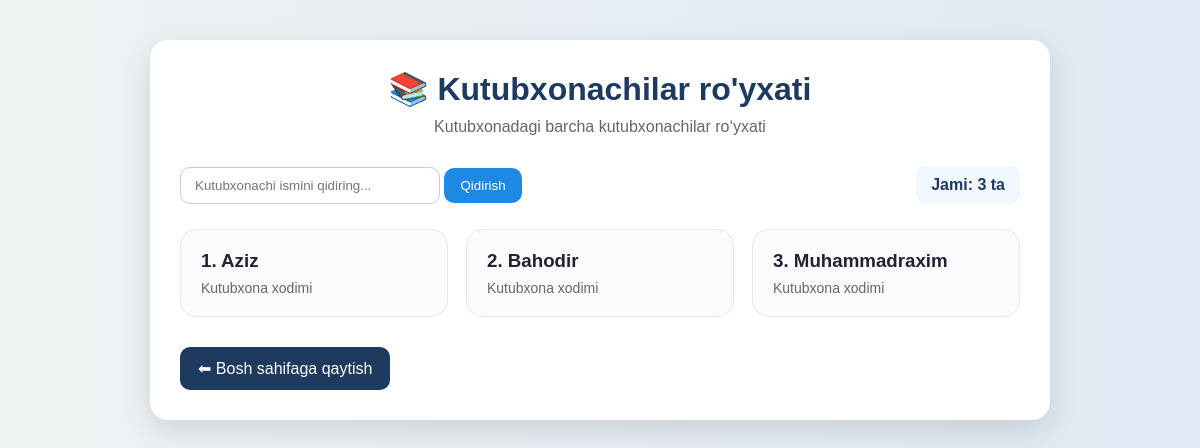
Before: /kutubxonachilar/ with the older database file.
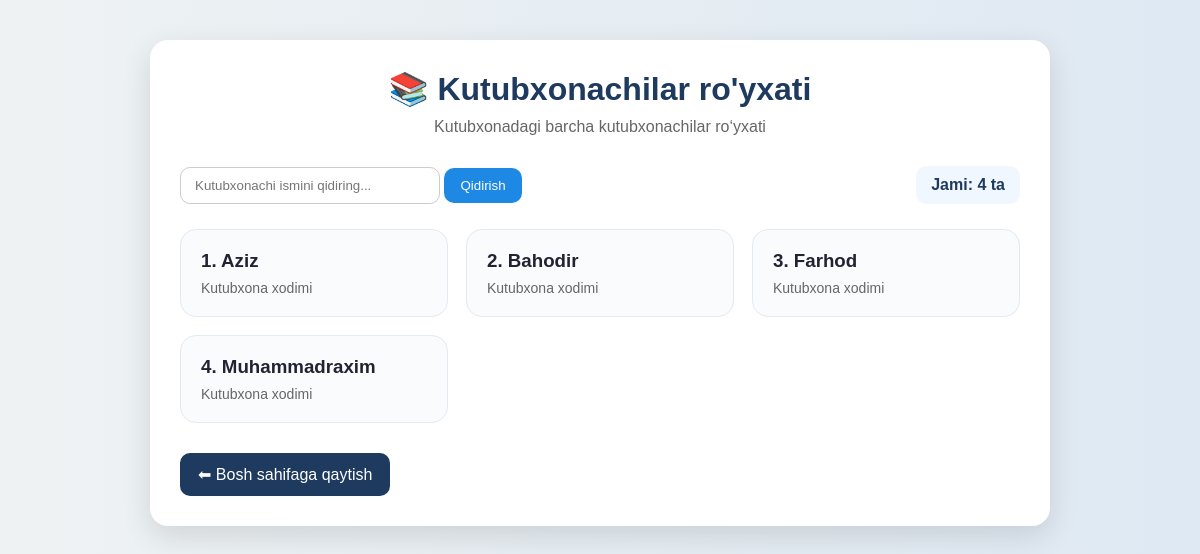
After: the same page with the newer database file.
### main/models.py (models this page shows, shortened)
class Kutubxonachi(models.Model):
    ism = models.CharField(max_length=200)
    ish_vaqti = models.CharField(max_length=50)

### main/views.py (the view)
# urls.py: path('kutubxonachilar/', kutubxonachilar_view, name='kutubxonachilar'),
def kutubxonachilar_view(request):
    q = request.GET.get('q', '')
    kutubxonachilar = Kutubxonachi.objects.filter(ism__icontains=q).order_by('ism')
    return render(request, 'kutubxonachilar.html', {
        'kutubxonachilar': kutubxonachilar,
        'q': q
    })

### templates/kutubxonachilar.html (shortened to what this page needs)
<!DOCTYPE html>
<html lang="uz">
<head>
</head>
<body>
    <div class="container">
        <h1>📚 Kutubxonachilar ro'yxati</h1>
        <p class="subtitle">Kutubxonadagi barcha kutubxonachilar ro‘yxati</p>
        <div class="top-bar">
            <div class="search-box">
                <form method="get">
                    <input type="text" name="q" placeholder="Kutubxonachi ismini qidiring..." value="{{ q }}">
                    <button type="submit">Qidirish</button>
                </form>
            </div>
            <div class="count-box">
                Jami: {{ kutubxonachilar|length }} ta
            </div>
        </div>
        {% if kutubxonachilar %}
            <div class="list">
                {% for kutubxonachi in kutubxonachilar %}
                    <div class="card">
                        <h3>{{ forloop.counter }}. {{ kutubxonachi.ism }}</h3>
                        <p>Kutubxona xodimi</p>
                    </div>
                {% endfor %}
            </div>
        {% else %}
            <div class="empty-box">
                ⚠️ Hozircha bazada kutubxonachi mavjud emas. Admin panel orqali qo‘shing!
            </div>
        {% endif %}
        <a class="back-btn" href="{% url 'home' %}">⬅ Bosh sahifaga qaytish</a>
    </div>
</body>
</html>

Changed rows visible on the page:
added Kutubxonachi: ism "Farhod"
Other visible differences:
{{ kutubxonachilar|length }}: "3" → "4"
